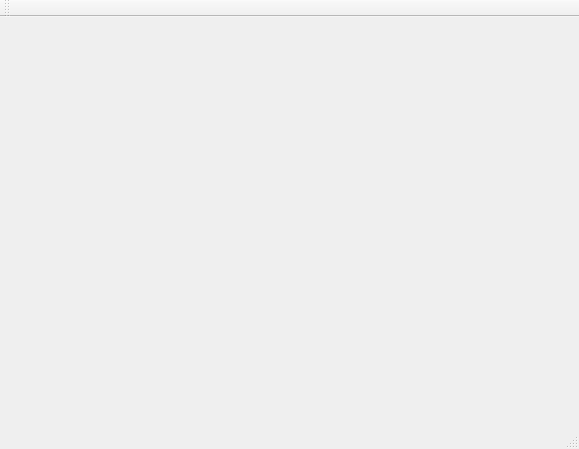
<?xml version="1.0" encoding="UTF-8"?>
<ui version="4.0">
 <class>MainWindow</class>
 <widget class="QMainWindow" name="MainWindow">
  <property name="geometry">
   <rect>
    <x>0</x>
    <y>0</y>
    <width>579</width>
    <height>449</height>
   </rect>
  </property>
  <property name="windowTitle">
   <string>MainWindow</string>
  </property>
  <widget class="QWidget" name="centralWidget"/>
  <widget class="QMenuBar" name="menuBar">
   <property name="geometry">
    <rect>
     <x>0</x>
     <y>0</y>
     <width>579</width>
     <height>22</height>
    </rect>
   </property>
  </widget>
  <widget class="QToolBar" name="mainToolBar">
   <attribute name="toolBarArea">
    <enum>TopToolBarArea</enum>
   </attribute>
   <attribute name="toolBarBreak">
    <bool>false</bool>
   </attribute>
  </widget>
  <widget class="QStatusBar" name="statusBar"/>
 </widget>
 <layoutdefault spacing="6" margin="11"/>
 <resources/>
 <connections/>
</ui>
